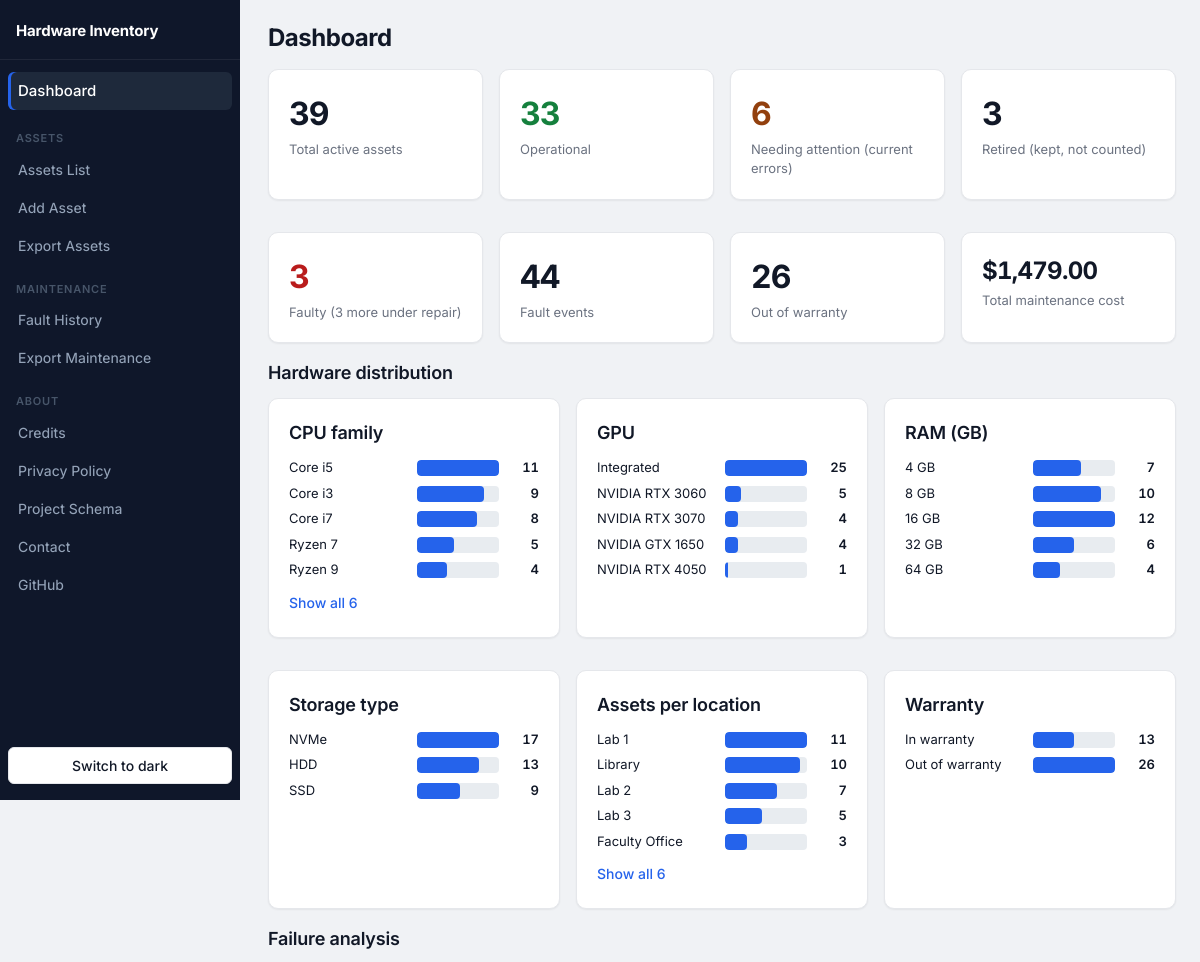
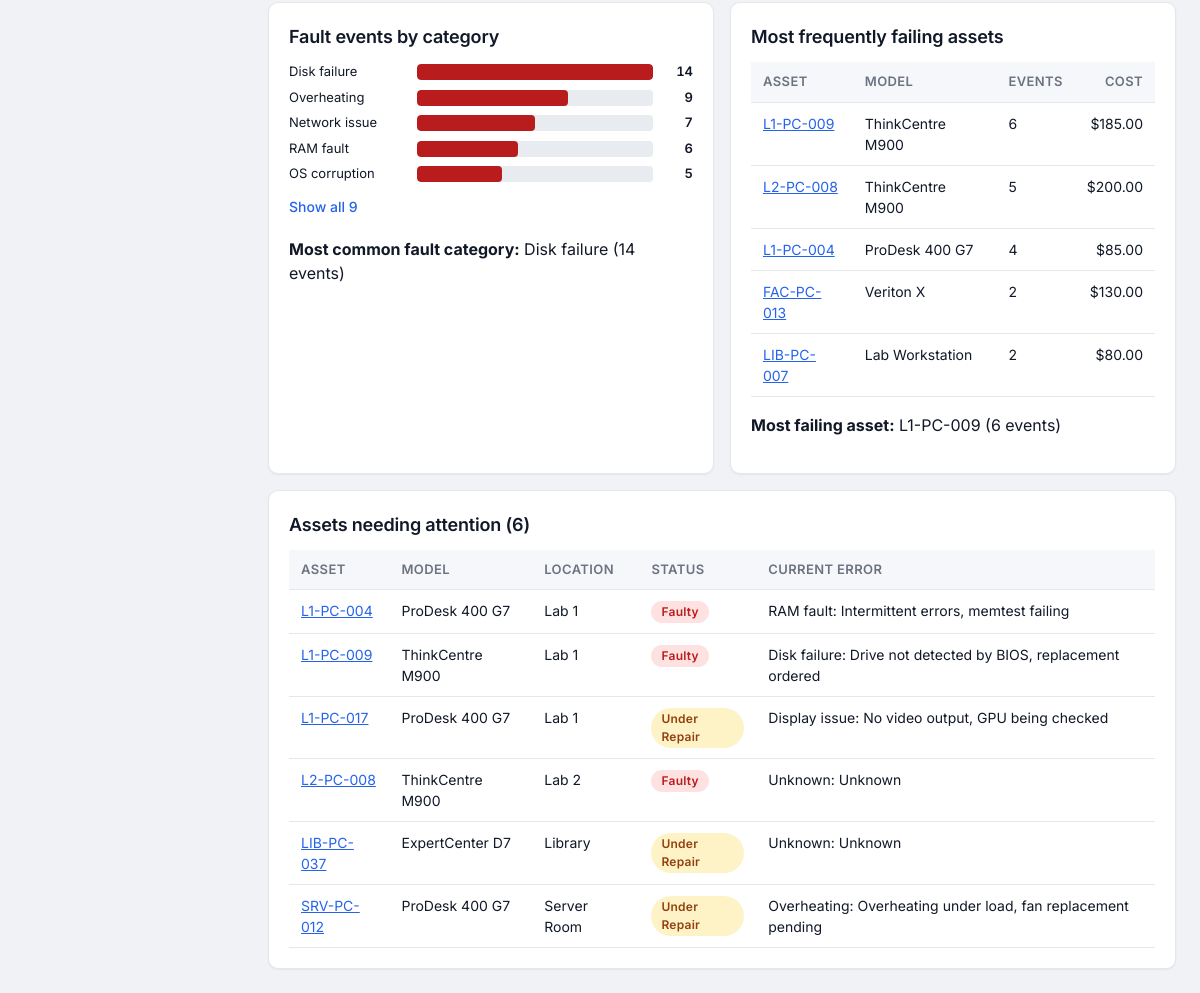
/dashboard, run on the app's committed database (2 pictures, top to bottom).
### tables this page shows
CREATE TABLE assets (
    asset_id          TEXT PRIMARY KEY,                 -- permanent identity, e.g. L1-PC-001
    manufacturer      TEXT NOT NULL,
    model             TEXT NOT NULL,
    cpu               TEXT NOT NULL,                    -- full model, e.g. Intel Core i5-12400
    cpu_family        TEXT NOT NULL,                    -- grouping used for filtering, e.g. Core i5
    ram_gb            INTEGER NOT NULL CHECK (ram_gb > 0),
    ram_type          TEXT NOT NULL CHECK (ram_type IN ('DDR1','DDR2','DDR3','DDR4','DDR5')),
    storage_type      TEXT NOT NULL CHECK (storage_type IN ('SSD','HDD','NVMe','Hybrid')),
    storage_gb        INTEGER NOT NULL CHECK (storage_gb > 0),
    gpu               TEXT,                             -- NULL / empty = integrated only
    gpu_vram_gb       INTEGER CHECK (gpu_vram_gb IS NULL OR gpu_vram_gb > 0),
    os                TEXT NOT NULL,
    ip_address        TEXT,                             -- 192.168.x.n; unique inside a place
    location          TEXT NOT NULL REFERENCES locations(name),
    purchase_date     TEXT NOT NULL,                    -- ISO date YYYY-MM-DD
    warranty_expiry   TEXT NOT NULL,                    -- warranty status is COMPUTED from this
    status            TEXT NOT NULL DEFAULT 'Operational'
                      CHECK (status IN ('Operational','Faulty','Under Repair')),
    -- Current fault: filled while status is Faulty / Under Repair, all NULL when Operational
    status_category   TEXT,                             -- fault category, 'Unknown' if not given
    status_detail     TEXT,                             -- fault description ('' = not given)
    status_action     TEXT,                             -- actions to be taken ('' = not decided)
    status_technician TEXT,                             -- technician ('' = not assigned yet)
    status_date       TEXT,                             -- date the fault was recorded (ISO)
    status_cost       REAL CHECK (status_cost IS NULL OR status_cost >= 0), -- updated cost of the open fault
    active            INTEGER NOT NULL DEFAULT 1,       -- 0 = retired (kept for history)
    CHECK ((status = 'Operational' AND status_category IS NULL AND status_detail IS NULL
            AND status_action IS NULL AND status_technician IS NULL AND status_date IS NULL
            AND status_cost IS NULL)
        OR (status <> 'Operational' AND status_category IS NOT NULL AND status_detail IS NOT NULL
            AND status_action IS NOT NULL AND status_technician IS NOT NULL AND status_date IS NOT NULL)),
    CHECK (warranty_expiry >= purchase_date),
    UNIQUE (location, ip_address)                       -- no two PCs in one place share an IP
);

CREATE TABLE locations (
    name      TEXT PRIMARY KEY,                 -- shown in the drop-down, e.g. Lab 1
    prefix    TEXT NOT NULL UNIQUE,             -- start of automatic asset IDs, e.g. L1 -> L1-PC-001
    ip_subnet INTEGER NOT NULL UNIQUE           -- x in the place's IP range 192.168.x.n (1..254)
              CHECK (ip_subnet BETWEEN 1 AND 254)
);

CREATE TABLE maintenance (
    id                INTEGER PRIMARY KEY AUTOINCREMENT,
    asset_id          TEXT NOT NULL REFERENCES assets(asset_id),
    event_date        TEXT NOT NULL,
    fault_category    TEXT NOT NULL,                  -- one of the fault category drop-down options
    fault_description TEXT NOT NULL,                  -- may be '' when not given
    action_taken      TEXT NOT NULL,                  -- may be '' when not given
    technician        TEXT NOT NULL,                  -- may be '' when not given
    cost_usd          REAL NOT NULL DEFAULT 0 CHECK (cost_usd >= 0)   -- US dollars
);

### app.py (the view)
@app.route("/dashboard")
def dashboard():
    d = queries.dashboard_data()
    return render_template("dashboard.html", stats=d["stats"], charts=d["charts"],
                           fault_cats=d["fault_cats"], top_assets=d["top_assets"],
                           attention=d["attention"])

### app.py (called while the page is built)
@app.context_processor
def option_lists():
    return dict(storage_types=STORAGE_TYPES, statuses=STATUSES, ram_types=RAM_TYPES,
                fault_categories=FAULT_CATEGORIES, locations=queries.location_names(),
                NEW_LOCATION=NEW_LOCATION, sort_link=sort_link, today=date.today().isoformat())

@app.template_filter("money")
def money(value):
    return f"${float(value or 0):,.2f}"

### db.py (called while the page is built)
def get_db():
    conn = sqlite3.connect(DB_PATH)
    conn.row_factory = sqlite3.Row
    conn.execute("PRAGMA foreign_keys = ON")   # enforce maintenance.asset_id -> assets
    return conn

### queries.py (called while the page is built)
def attention_sql():
    return "(a.active=1 AND a.status IN ('Faulty','Under Repair'))"

def location_names():
    return [r[0] for r in get_db().execute("SELECT name FROM locations ORDER BY name")]

def _pairs(sql):
    return [(r[0], r[1]) for r in get_db().execute(sql).fetchall()]

def _bars(pairs):
    pairs = list(pairs)
    biggest = max([n for _, n in pairs] + [1])
    return [(str(label), n, round(n * 100 / biggest)) for label, n in pairs]

### templates/dashboard.html (shortened to what this page needs)
{% extends "base.html" %}
{% block content %}
{% macro bar_rows(rows, color='') -%}
  {% for label, n, w in rows[:5] %}
  <div class="bar"><span class="lab" title="{{ label }}">{{ label }}</span>
  <span class="track"><span class="fill" style="width:{{ w }}%;{{ 'background:' ~ color ~ ';' if color }}display:block"></span></span>
  <span class="val">{{ n }}</span></div>
  {% endfor %}
  {% if rows|length > 5 %}
  <details class="more"><summary><span class="when-closed">Show all {{ rows|length }}</span><span class="when-open">Show top 5 only</span></summary>
  </details>
  {% endif %}
{%- endmacro %}
<h1>Dashboard</h1>
<div class="grid stats4">
  <div class="card stat"><div class="n">{{ stats.total }}</div><div class="l">Total active assets</div></div>
  <div class="card stat"><div class="n" style="color:var(--ok)">{{ stats.operational }}</div><div class="l">Operational</div></div>
  <div class="card stat"><div class="n" style="color:var(--warn)">{{ stats.attention }}</div><div class="l">Needing attention (current errors)</div></div>
  <div class="card stat"><div class="n">{{ stats.retired }}</div><div class="l">Retired (kept, not counted)</div></div>
  <div class="card stat"><div class="n" style="color:var(--bad)">{{ stats.faulty }}</div><div class="l">Faulty ({{ stats.repair }} more under repair)</div></div>
  <div class="card stat"><div class="n">{{ stats.events }}</div><div class="l">Fault events</div></div>
  <div class="card stat"><div class="n">{{ stats.out_of_warranty }}</div><div class="l">Out of warranty</div></div>
  <div class="card stat"><div class="n small">{{ stats.total_cost|money }}</div><div class="l">Total maintenance cost</div></div>
</div>
<h2>Hardware distribution</h2>
<div class="grid g3">
{% for title, rows in charts.items() %}
<div class="card"><h2>{{ title }}</h2>{{ bar_rows(rows) }}</div>
{% endfor %}
</div>
<h2>Failure analysis</h2>
<div class="grid g2">
<div class="card"><h2>Fault events by category</h2>
{{ bar_rows(fault_cats, 'var(--bad)') }}
{% if fault_cats and fault_cats[0][1] > 0 %}<p><b>Most common fault category:</b> {{ fault_cats[0][0] }} ({{ fault_cats[0][1] }} events)</p>{% endif %}</div>
<div class="card"><h2>Most frequently failing assets</h2>
<table><tr><th>Asset</th><th>Model</th><th>Events</th><th class="right">Cost</th></tr>
{% for r in top_assets %}
<tr><td><a href="{{ url_for('asset_detail', asset_id=r.asset_id) }}">{{ r.asset_id }}</a></td>
<td>{{ r.model }}</td><td>{{ r.n }}</td><td class="right">{{ r.cost|money }}</td></tr>
{% endfor %}</table>
{% if top_assets %}<p><b>Most failing asset:</b> {{ top_assets[0].asset_id }} ({{ top_assets[0].n }} events)</p>{% endif %}</div>
</div>
<div class="card scroll"><h2>Assets needing attention ({{ attention|length }})</h2>
<table><tr><th>Asset</th><th>Model</th><th>Location</th><th>Status</th><th>Current error</th></tr>
{% for r in attention %}
<tr><td><a href="{{ url_for('asset_detail', asset_id=r.asset_id) }}">{{ r.asset_id }}</a></td>
<td>{{ r.model }}</td><td>{{ r.location }}</td>
<td><span class="badge b-{{ r.status|replace(' ', '-') }}">{{ r.status }}</span></td>
<td>{{ r.status_category or 'Unknown' }}: {{ r.status_detail or 'Not recorded' }}</td></tr>
{% else %}
<tr><td colspan="5" class="muted">No assets are currently faulty or under repair.</td></tr>
{% endfor %}</table></div>
{% endblock %}

### templates/base.html (shortened to what this page needs)
<!doctype html>
<html lang="en-GB">
<head>
<link rel="stylesheet" href="{{ url_for('static', filename='style.css') }}">
</head>
<body>
{% set ep = request.endpoint or '' %}
<div class="shell">
  <aside class="sidebar" aria-label="Site navigation">
    <div class="brand">Hardware Inventory</div>
    <nav aria-label="Main">
      <a class="top {{ 'on' if ep == 'dashboard' }}" href="{{ url_for('dashboard') }}">Dashboard</a>
      <div class="group">Assets</div>
      <a class="{{ 'on' if ep in ('assets', 'asset_detail', 'asset_edit') }}" href="{{ url_for('assets') }}">Assets List</a>
      <a class="{{ 'on' if ep == 'asset_new' }}" href="{{ url_for('asset_new') }}">Add Asset</a>
      <a href="{{ url_for('export_assets') }}">Export Assets</a>
      <div class="group">Maintenance</div>
      <a class="{{ 'on' if ep == 'maintenance' }}" href="{{ url_for('maintenance') }}">Fault History</a>
      <a href="{{ url_for('export_maintenance') }}">Export Maintenance</a>
      <div class="group">About</div>
      <a class="{{ 'on' if ep == 'about_credits' }}" href="{{ url_for('about_credits') }}">Credits</a>
      <a class="{{ 'on' if ep == 'about_privacy' }}" href="{{ url_for('about_privacy') }}">Privacy Policy</a>
      <a class="{{ 'on' if ep == 'about_schema' }}" href="{{ url_for('about_schema') }}">Project Schema</a>
      <a class="{{ 'on' if ep == 'about_contact' }}" href="{{ url_for('about_contact') }}">Contact</a>
      <a href="{{ url_for('github') }}" target="_blank" rel="noopener" title="Opens GitHub in a new tab">GitHub</a>
    </nav>
    <button class="btn sec theme" id="theme-toggle" type="button">Switch theme</button>
  </aside>
  <div class="resizer" id="resizer" tabindex="0" role="separator" aria-orientation="vertical"
       aria-label="Resize sidebar" title="Drag to resize (arrow keys also work, Home resets)"></div>
  <div class="content">
    <main id="main-content">
      {% block content %}{% endblock %}
    </main>
  </div>
</div>
</body>
</html>

### data on the page
assets: gpu "NVIDIA RTX 4050", {{ w }} 4 (drawn), active "1"
locations: name "Lab 1", {{ w }} 100 (drawn), n "11"
locations: name "Library", {{ w }} 91 (drawn), n "10"
locations: name "Lab 2", {{ w }} 64 (drawn), n "7"
locations: name "Lab 3", {{ w }} 45 (drawn), n "5"
locations: name "Faculty Office", {{ w }} 27 (drawn), n "3"
maintenance: fault_category "Overheating", {{ w }} 64 (drawn), id "9"
maintenance: fault_category "Network issue", {{ w }} 50 (drawn), id "7"
assets: asset_id "L1-PC-009", model "ThinkCentre M900", n "6", cost "$185.00", location "Lab 1", status "Faulty", status_category "Disk failure", status_detail "Drive not detected by BIOS, replacement ordered"
assets: asset_id "L2-PC-008", model "ThinkCentre M900", n "5", cost "$200.00", location "Lab 2", status "Faulty", status_category "Unknown", status_detail "Unknown"
assets: asset_id "L1-PC-004", model "ProDesk 400 G7", n "4", cost "$85.00", location "Lab 1", status "Faulty", status_category "RAM fault", status_detail "Intermittent errors, memtest failing"
assets: asset_id "FAC-PC-013", model "Veriton X", n "2", cost "$130.00"
assets: asset_id "LIB-PC-007", model "Lab Workstation", n "2", cost "$80.00"
assets: asset_id "L1-PC-017", model "ProDesk 400 G7", location "Lab 1", status "Under Repair", status_category "Display issue", status_detail "No video output, GPU being checked"
assets: asset_id "LIB-PC-037", model "ExpertCenter D7", location "Library", status "Under Repair", status_category "Unknown", status_detail "Unknown"
assets: asset_id "SRV-PC-012", model "ProDesk 400 G7", location "Server Room", status "Under Repair", status_category "Overheating", status_detail "Overheating under load, fan replacement pending"

### other printed values
{{ stats.total }} "39"
{{ stats.operational }} "33"
{{ stats.attention }} "6"
{{ stats.retired }} "3"
{{ stats.faulty }} "3"
{{ stats.repair }} "3"
{{ stats.events }} "44"
{{ stats.out_of_warranty }} "26"
{{ stats.total_cost|money }} "$1,479.00"
{{ title }} "CPU family" "GPU" "RAM (GB)" "Storage type" "Assets per location" "Warranty"
{{ label }} "Core i5" "Core i3" "Core i7" "Ryzen 7" "Ryzen 9" "Integrated" "NVIDIA RTX 3060" "NVIDIA RTX 3070" "NVIDIA GTX 1650" "4 GB" "8 GB" "16 GB" "32 GB" "64 GB" "NVMe" "HDD" "SSD" "In warranty" "Out of warranty" "Disk failure" "RAM fault" "OS corruption"
{{ n }} "11" "9" "8" "5" "4" "25" "5" "4" "4" "7" "10" "12" "6" "4" "17" "13" "9" "13" "26" "14" "6" "5"
{{ rows|length }} "6" "6"
{{ rows|length }} "9"
{{ fault_cats[0][0] }} "Disk failure"
